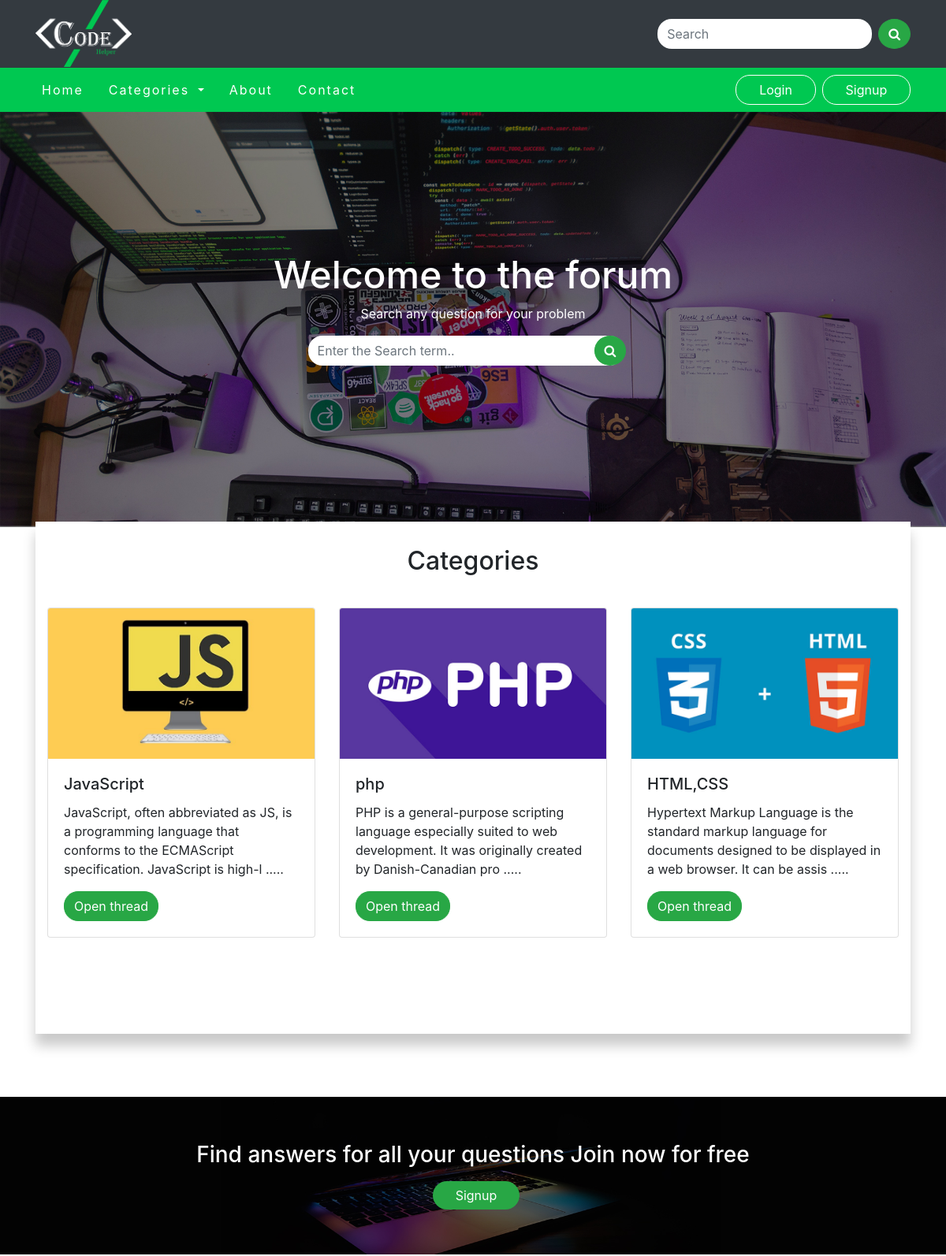
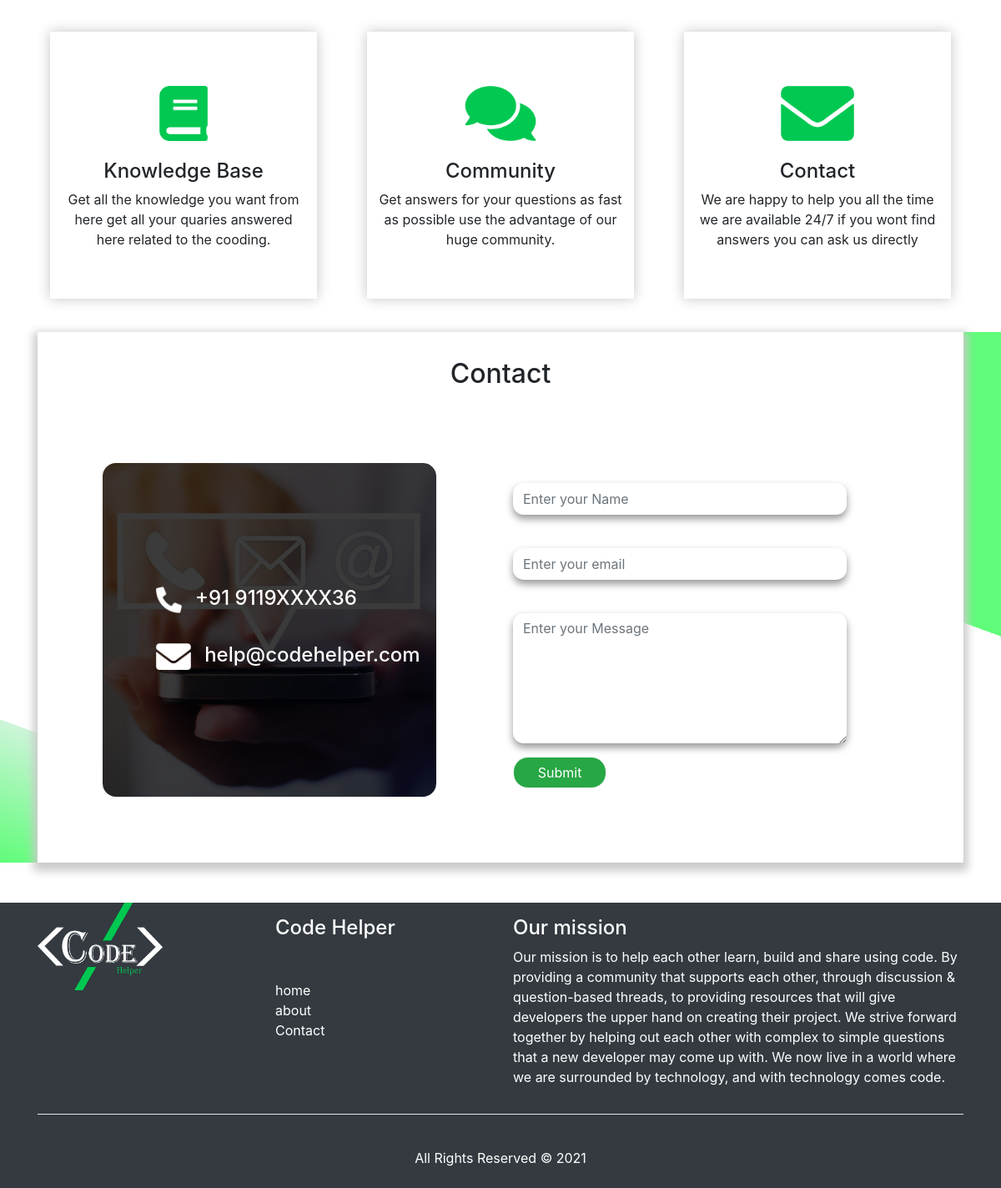
The page / on the database its author committed (2 pictures, top to bottom).
### tables this page shows
CREATE TABLE `categories` (
  `id` int(5) NOT NULL,
  `name` varchar(100) NOT NULL,
  `descp` text NOT NULL,
  `img` varchar(100) NOT NULL,
  `date` datetime NOT NULL DEFAULT current_timestamp()
);

### index.php (the view, shortened to what this page needs)
<?php require 'includes/_header.php';
        include 'includes/_formhandle.php';
?>
<section id="bg">
    <div class="mainsrch">
        <h1 class="mainhead">Welcome to the forum</h1>
        <p>Search any question for your problem</p>
        <div class="src">
            <form action="/forum/search.php" class="form-inline smov" method="post">
                <input class="form-control mr-sm-2 srbar2" type="search" name="str"
                    placeholder="Enter the Search term.." aria-label="Search" />
                <button class="btn srch smove btn-success my-2 my-sm-0" type="submit" name="submit">
                    <i class="fa fa-search" aria-hidden="true"></i>
                </button>
            </form>
        </div>
    </div>
</section>
<div class="container">
    <section class="cat-desk">
        <div class="bg-box">
            <h2 class="text-center py-3">Categories</h2>
            <div class="row">
                <?php
        $sql = 'SELECT * FROM `categories`';
        $res = mysqli_query($conn, $sql);
        while($row = mysqli_fetch_assoc($res)){
            echo '<div class="col-lg-4 col-md-4 col-sm-12 box my-3">
            <div class="card" style="width: 25rem;">
                <img src="'. $row['img'] .'" class="card-img-top" alt="...">
                <div class="card-body">
                    <h5 class="card-title">'. $row['name'] .'</h5>
                    <p class="card-text">'. substr($row['descp'], 0, 130) .' .....</p>
                    <a href="threads.php?id='. $row['id'] .'" class="btn btn-success">Open thread</a>
                </div>
            </div>
        </div>';
        }
        ?>
            </div>
        </div>
    </section>
</div>
<?php
    if(isset($_SESSION['loggedin']) && $_SESSION['loggedin'] == true){
            $actual_link = "http://" . $_SERVER['HTTP_HOST'] . $_SERVER['REQUEST_URI'];
            echo '<div class="bg2">
    <h3 class="text-center bg2-txt">Find answers for all your questions<br> in our well responding community<br> now for free</h3>
</div>';
        }else{
            echo '<div class="bg2">
    <h3 class="text-center bg2-txt">Find answers for all your questions Join now for free</h3>
    <button type="button" class="btn lgnb ml-2 btn-success mt-2" style="border: none;" data-toggle="modal"
        data-target="#signupModal">
        Signup
    </button>
</div>';
        }
    ?>
<section class="sec3">
    <div class="container">
        <div class="row my-4">
            <div class="col-lg-4 col-md-4 col-sm-12 box my-3">
                <div class="afs">
                    <img class="icons" src="images/1.png">
                    <h4>Knowledge Base</h4>
                    <p>Get all the knowledge you want from here get all your quaries answered here related to the
                        cooding.
                    </p>
                </div>
            </div>
            <div class="col-lg-4 col-md-4 col-sm-12 box my-3">
                <div class="afs">
                    <img class="icons" src="images/2.png" width="110rem">
                    <h4>Community</h4>
                    <p>Get answers for your questions as fast as possible use the advantage of our huge community.
                    </p>
                </div>
            </div>
            <div class="col-lg-4 col-md-4 col-sm-12 box my-3">
                <div class="afs">
                    <img class="icons" src="images/3.png" width="110rem">
                    <h4>Contact</h4>
                    <p>We are happy to help you all the time we are available 24/7
                        if you wont find answers you can ask us directly</p>
                </div>
            </div>
        </div>
    </div>
</section>
<section class="c-desk">
    <div class="container">
        <div class="c-box mb-5">
            <h2 class="text-center py-3">Contact</h2>
            <div class="row">
                <div class="col-lg-6 col-md-6 col-sm-12 box my-3">
                    <div class="ctron my-5">
                        <div class="info d-flex my-3">
                            <img src="images/call.png">
                            <h4 class="mx-3">+91 9119XXXX36</h4>
                        </div>
                        <div class="info d-flex my-3">
                            <img src="images/mail.png">
                            <h4 class="mx-3">help@codehelper.com</h4>
                        </div>
                    </div>
                </div>
                <div class="col-lg-6 col-md-6 col-sm-12 cbox my-3">
                    <div class="ctronf my-5">
                        <form action="/forum/contact.php" class="form" method="POST">
                            <div class="form-group">
                                <input type="text" class="form-control" name="name" aria-describedby="emailHelp"
                                    placeholder="Enter your Name" required>
                            </div>
                            <div class="form-group">
                                <input type="email" class="form-control" name="email" id="exampleInputEmail1"
                                    placeholder="Enter your email" required>
                            </div>
                            <div class="form-group">
                                <textarea class="form-control" name="txt" id="exampleFormControlTextarea1" rows="6"
                                    placeholder="Enter your Message"></textarea required>
                                </div>
                                <div><button type="submit" class="btn btn-success lgnb">Submit</button></div>
                            </form>
                        </div>
                    </div>
                </div>
            </div>
            </div>
        </section>
    <?php require 'includes/_footer.php' ?>

### includes/_header.php (shortened to what this page needs)
<?php
include '_dbconnect.php';
echo ' <!DOCTYPE html>
<html lang="en">
<head>
    <link rel="stylesheet" href="style.css?v=<?php echo time();  ?>" type="text/css">
    <link rel="stylesheet" href="https://stackpath.bootstrapcdn.com/bootstrap/4.4.1/css/bootstrap.min.css"
 />
    <link rel="stylesheet" href="https://stackpath.bootstrapcdn.com/font-awesome/4.7.0/css/font-awesome.min.css"
 />
</head>
<body>
<header>
<div class="navmain bg-dark">
    <div class="container dflex">
        <div class="logo"><img src="images/logo.png"></div>
        <div class="srcd">
            <form action="/forum/search.php" class="form-inline my-4" method="post">
                <input class="form-control mr-sm-2 srbar" type="search" name="str" placeholder="Search"
                    aria-label="Search" />
                <button class="btn srch btn-success my-2 my-sm-0" type="submit" name="submit">
                    <i class="fa fa-search" aria-hidden="true"></i>
                </button>
            </form>
        </div>
    </div>
</div>
<nav class="navbar navbar-expand-lg navbar-dark">
    <div class="container">
        <div class="collapse navbar-collapse" id="navbarSupportedContent">
            <ul class="navbar-nav mr-auto">
                <li class="nav-item active">
                    <a class="nav-link" href="/forum/index.php">Home <span class="sr-only">(current)</span></a>
                </li>
                <li class="nav-item active dropdown">
                    <a class="nav-link dropdown-toggle" href="#" id="navbarDropdown" role="button"
                        data-toggle="dropdown" aria-haspopup="true" aria-expanded="false">
                        Categories
                    </a>
                </li>
                <li class="nav-item active">
                    <a class="nav-link" href="/forum/about.php">About</a>
                </li>
                <li class="nav-item active">
                    <a class="nav-link" href="/forum/contact.php">Contact</a>
                </li>
            </ul>';
        if(isset($_SESSION['loggedin']) && $_SESSION['loggedin'] == true){
            $actual_link = "http://" . $_SERVER['HTTP_HOST'] . $_SERVER['REQUEST_URI'];
            $userid = $_SESSION['user_id'];
            $sql3 = "SELECT user_img FROM `users` WHERE user_id='$userid'";
            $res3 = mysqli_query($conn, $sql3);
            $row3 = mysqli_fetch_assoc($res3);
            $userimg = $row3['user_img'];
            if($userimg == ''){
                echo '<img type="button" onclick="document.location=\'profile.php\'" src="images/profile.png" width="3.2%">';
            }else{
                echo '<img type="button" onclick="document.location=\'profile.php\'" style="border-radius: 50%; border:1px solid #fff;" src="'.$row3['user_img'].'" width="3.2%">';
            }
            echo '
            <button type="button" class="btn lgnb ml-2 btn-outline-success" data-toggle="modal" data-target="#logoutModal">Logout</button>';
        }else{
            echo '
            <button type="button" class="btn lgnb ml-2 btn-outline-success" data-toggle="modal" data-target="#loginModal">Login</button>
        <button type="button" class="btn lgnb ml-2 btn-outline-success" data-toggle="modal" data-target="#signupModal">Signup</button>';
        }
    echo '</div>
    </div>
</nav>
</header>';

### includes/_footer.php (shortened to what this page needs)
<?php
echo '<footer class="footer bg-dark">
<div class="container">
    <div class="row">
        <div class="col-lg-3 col-md-3 col-sm-12">
            <img class="logo2" src="images/logo.png">
        </div>
        <div class="col-lg-3 col-md-3 col-sm-12">
            <h4 class="mt-3">Code Helper</h4>
            <ul class="flist mt-5">
                <li><a href="/index.php">home</li></a>
                <li><a href="/about.php">about</li></a>
                <li><a href="/contact.php">Contact</li></a>
            </ul>
        </div>
        <div class="col-lg-6 col-md-6 col-sm-12">
            <h4 class="mt-3">Our mission</h4>
            <p>Our mission is to help each other learn, build and share using code. By providing a community
                that supports each other, through discussion & question-based threads, to providing resources
                that will give developers the upper hand on creating their project. We strive forward together
                by helping out each other with complex to simple questions that a new developer may come up
                with. We now live in a world where we are surrounded by technology, and with technology comes
                code.</p>
        </div>
    </div>
    <hr style="background-color: #fff;">
    <div class="cright text-center py-4">All Rights Reserved &#169; 2021</div>
</div>
</footer>
<script src="https://code.jquery.com/jquery-3.4.1.slim.min.js"
>
    </script>
    <script src="https://cdn.jsdelivr.net/npm/popper.js@1.16.0/dist/umd/popper.min.js"
>
    </script>
    <script src="https://stackpath.bootstrapcdn.com/bootstrap/4.4.1/js/bootstrap.min.js"
>
    </script>
    <script src="https://unpkg.com/sweetalert/dist/sweetalert.min.js"></script>';
            ?>
            <?php
echo '</body>
</html>';

### style.css (style rules this page uses)
* { padding: 0; margin: 0; box-sizing: border-box; }
.navbar { background-color: #00C851; }
.dflex { display: flex; justify-content: space-between; }
.nav-link { letter-spacing: 0.125rem; }
.nav-item { padding-right: 1rem; }
.logo img { width: 7.625rem; }
#bg { background:url(images/bg.jpg); background-size: 100%; height: 37.5rem; background-repeat: no-repeat; }
.lgnb { padding-left: 1.8rem !important; padding-right: 1.8rem !important; border-color: #fff !important; color: #fff !important; }
.btn { border-radius: 1.125rem !important; }
.srch { border-radius: 50% !important; }
.mainsrch { display: flex; justify-content: center; align-items: center; flex-direction: column; color: #fff; height: 31.25rem; }
.srbar { border: none !important; border-radius: 1.125rem !important; }
.srbar2 { border: none !important; border-radius: 1.125rem !important; width: 25rem !important; }
.mainhead { font-size: 3rem; }
.smove { position: relative; right: 2.813rem; }
.smov { position: relative; left: 0.938rem; }
.bg-box { position: relative; padding: 0.938rem; background-color: #fff; z-index: 1; bottom: 5rem; height: 40.625rem; width: 100%; box-shadow: 0px 15px 15px #cacaca; }
.c-box { padding: 0.938rem; background-color: #fff; z-index: 1; width: 100%; box-shadow: 0px 5px 10px 5px #cacaca; }
.box { display: flex; align-items: center; justify-content: center; }
.bg2 { display: flex; justify-content: center; align-items: center; flex-direction: column; color: #fff; background:url(images/img2.jpg); background-size: 100%; height: 12.5rem; background-repeat: no-repeat; }
.afs { display: flex; flex-direction: column; justify-content: center; align-items: center; padding: .8rem; text-align: center; height: 20rem; width: 20rem; box-shadow: 0 0 15px 0px #c4c4c4; }
.icons { width: 6.875rem; }
.form-group input { border-radius: .8rem; border: none; -webkit-box-shadow: 0px 5px 10px #979797; box-shadow: 0px 5px 10px #979797; }
.form-group textarea { border-radius: .8rem; border: none; -webkit-box-shadow: 0px 5px 10px #979797; box-shadow: 0px 5px 10px #979797; }
.footer { color: #fff; }
.logo2 { width: 9.375rem; }
.flist { list-style: none; }
.flist li a { text-decoration: none; color: #fff; }
.ctron { display: flex; flex-direction: column; justify-content: center; padding-left: 4rem; height: 25rem; width: 25rem; background: url(images/cimg.jpg); color: #fff; border-radius: 1rem; }
.ctronf { height: 25rem; width: 25rem; }
.info img { height: 2rem; }
.c-desk, .c-mob { position: relative; }
.c-desk::before, .c-mob::before { content: ""; position: absolute; top: 0%; bottom: 0%; left: 0%; right: 0%; z-index: -1; background: linear-gradient(20deg, #5ffc79 0%, #cdf5d9 16%, #fff 0%, #fff 66%, #5ffc79 0%, #5ffc79 67%); }

### includes/_header.php (style rules this page uses)
html { scroll-behavior: smooth; }

### rows shown on the page
categories: img (picture), name "JavaScript", descp "JavaScript, often abbreviated as JS, is a programming language that conforms to the ECMAScript specification. JavaScript is high-l"
categories: img (picture), name "php", descp "PHP is a general-purpose scripting language especially suited to web development. It was originally created by Danish-Canadian pro"
categories: img (picture), name "HTML,CSS", descp "Hypertext Markup Language is the standard markup language for documents designed to be displayed in a web browser. It can be assis"
